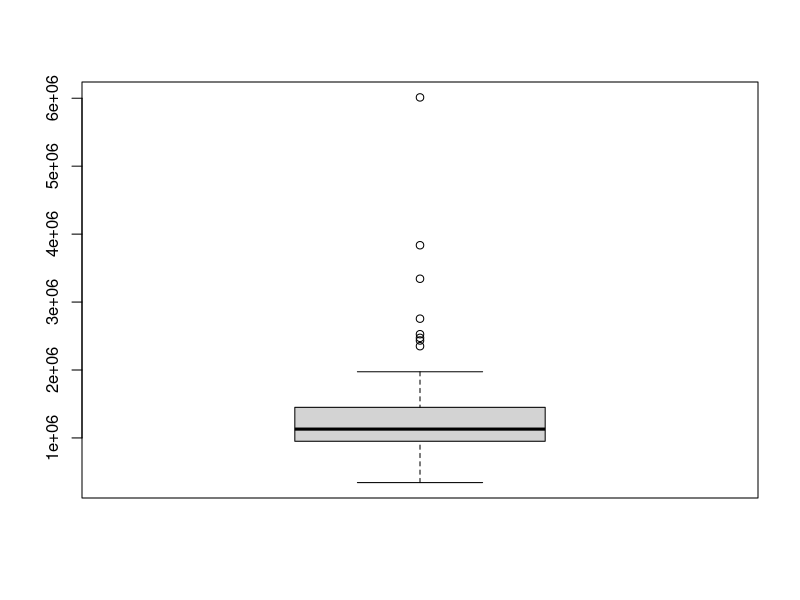
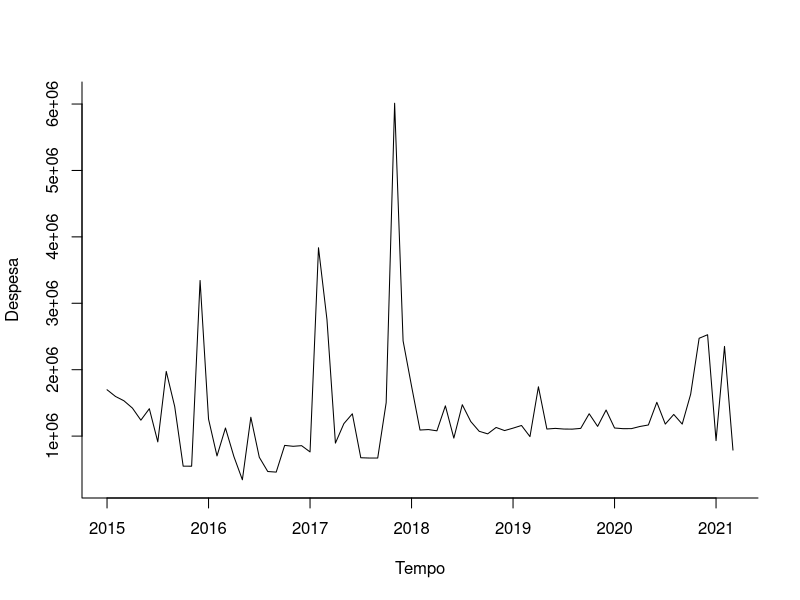
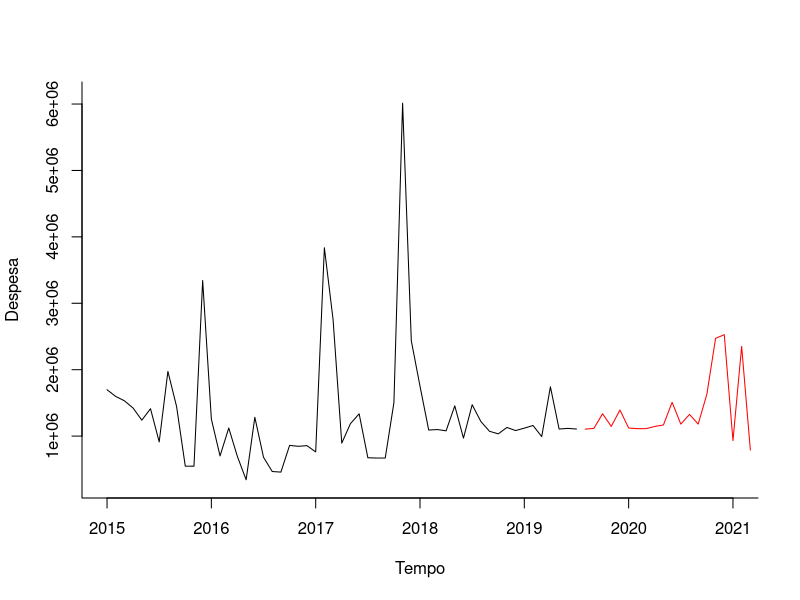
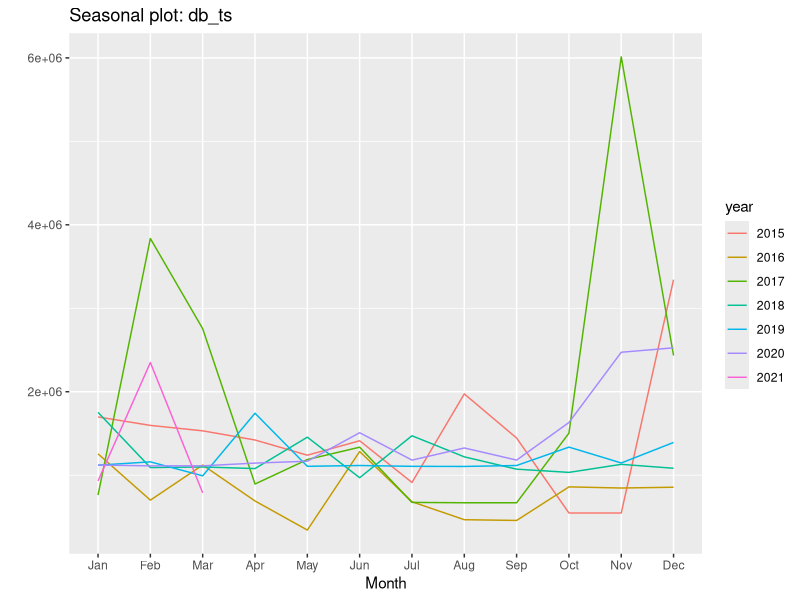
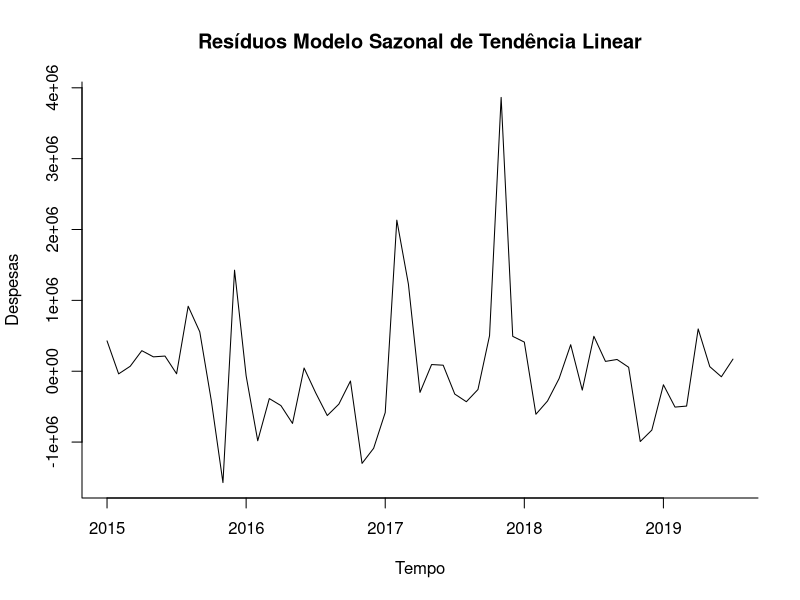
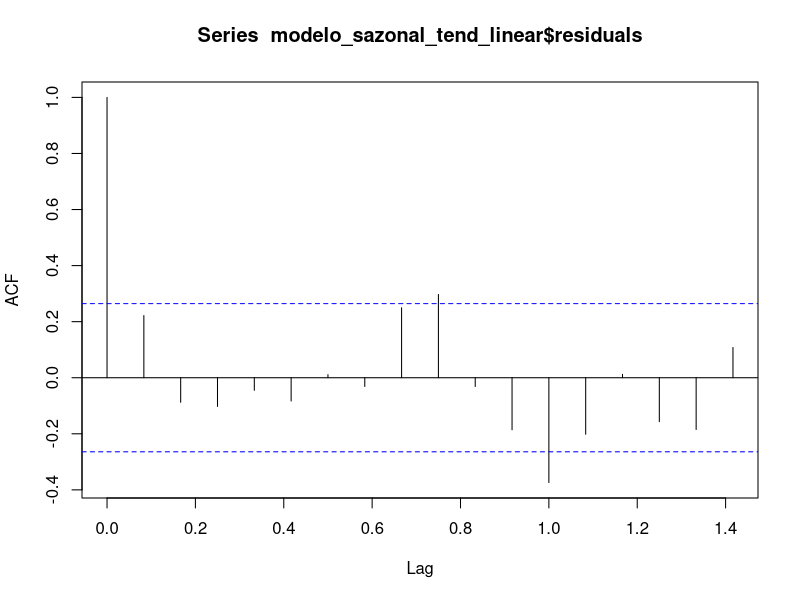
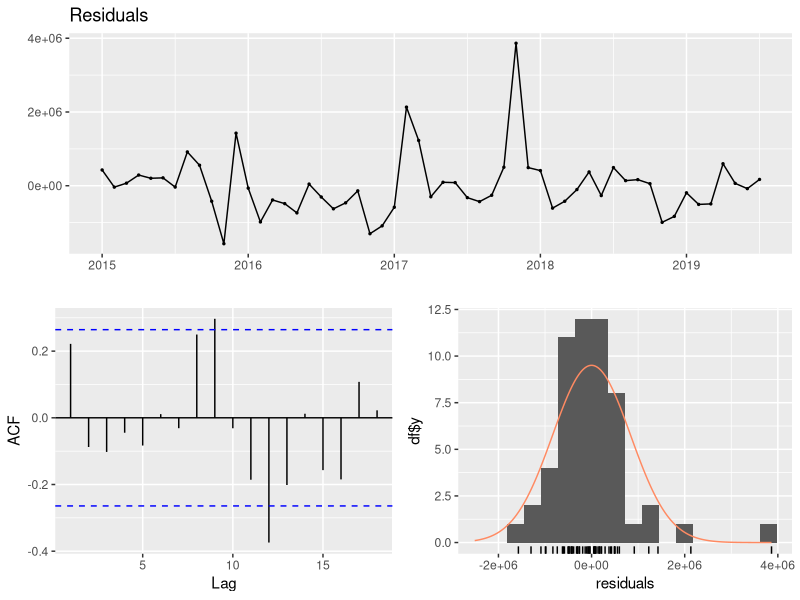

R code for these plots, in order:
rm(list = ls())
library(readxl)
db <- read_excel("Dados Telefonia Movel.xlsx")

library(forecast)
#Cria a série temporal
db_ts <- ts(db$`Telefonia Móvel`, start=c(2015,1), end=c(2021, 3), frequency = 12)
#Análise estatística
summary(db_ts)
boxplot(db_ts)
#Plota o gráfico da série temporal
plot(db_ts, xlab="Tempo", ylab= "Despesa", ylim=c(300000, 6100000), bty="l")
#Separar as amostras:
#1/3 da amostra = 25 - fica a crtério e do tamanho da amostra
#Amostra de Validação ou amostra de teste:
amostra_validacao <- 20
#Amostra de treino é o total - a amostra de teste:
amostra_treino <- length(db_ts) - amostra_validacao
#Criar a série temporal de treinamento:
treinamento_ts <-window(db_ts, start=c(2015, 1), end=c(2015, amostra_treino))
#Criar a série temporal de teste ou de Validação:
validacao_ts <- window(db_ts, start=c(2015, amostra_treino + 1), end=c(2015, amostra_treino + amostra_validacao))
#Avaliar as amostras
treinamento_ts
validacao_ts
#Plota gráfico da serie temporal de treinamento e teste
plot(treinamento_ts, xlab="Tempo", ylab="Despesa", xaxt="n", ylim=c(300000, 6100000), xlim=c(2015, 2021), bty="l")
axis(1,at=seq(2015, 2021, 1), labels=format(seq(2015,2021,1)))
lines(validacao_ts, bty="l", col="red")
#plota a série temporal de cada ano por mês
ggseasonplot(db_ts)
#cria dummies mensais
dummies_mensais <- seasonaldummy(db_ts)
#Estima o modelo de tendência linear
modelo_sazonal_tend_linear <- tslm(treinamento_ts ~ season + trend + I(trend^2))
#Sumário
summary(modelo_sazonal_tend_linear)
#Plotando os resíduos
plot(modelo_sazonal_tend_linear$residuals, xlab="Tempo", ylab="Despesas", main="Resíduos Modelo Sazonal de Tendência Linear", bty="l")
#Verificando a autorrelação dos resíduos
acf(modelo_sazonal_tend_linear$residuals)
#Tesde de Ljung-Box
checkresiduals(modelo_sazonal_tend_linear$residuals, test="LB")
